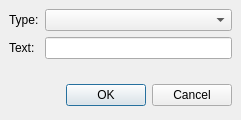
<ui version="4.0" >
 <author></author>
 <comment></comment>
 <exportmacro></exportmacro>
 <class>Mood</class>
 <widget class="QDialog" name="Mood" >
  <property name="geometry" >
   <rect>
    <x>0</x>
    <y>0</y>
    <width>241</width>
    <height>120</height>
   </rect>
  </property>
  <property name="windowTitle" >
   <string>Set Mood</string>
  </property>
  <layout class="QVBoxLayout" >
   <property name="margin" >
    <number>9</number>
   </property>
   <property name="spacing" >
    <number>6</number>
   </property>
   <item>
    <layout class="QGridLayout" >
     <property name="margin" >
      <number>0</number>
     </property>
     <property name="spacing" >
      <number>6</number>
     </property>
     <item row="0" column="1" >
      <widget class="QComboBox" name="cb_type" />
     </item>
     <item row="0" column="0" >
      <widget class="QLabel" name="label" >
       <property name="text" >
        <string>Type:</string>
       </property>
      </widget>
     </item>
     <item row="1" column="1" >
      <widget class="QLineEdit" name="le_text" />
     </item>
     <item row="1" column="0" >
      <widget class="QLabel" name="label_2" >
       <property name="text" >
        <string>Text:</string>
       </property>
      </widget>
     </item>
    </layout>
   </item>
   <item>
    <spacer>
     <property name="orientation" >
      <enum>Qt::Vertical</enum>
     </property>
     <property name="sizeHint" >
      <size>
       <width>20</width>
       <height>31</height>
      </size>
     </property>
    </spacer>
   </item>
   <item>
    <layout class="QHBoxLayout" >
     <property name="margin" >
      <number>0</number>
     </property>
     <property name="spacing" >
      <number>6</number>
     </property>
     <item>
      <spacer>
       <property name="orientation" >
        <enum>Qt::Horizontal</enum>
       </property>
       <property name="sizeHint" >
        <size>
         <width>131</width>
         <height>31</height>
        </size>
       </property>
      </spacer>
     </item>
     <item>
      <widget class="QPushButton" name="pb_ok" >
       <property name="text" >
        <string>OK</string>
       </property>
      </widget>
     </item>
     <item>
      <widget class="QPushButton" name="pb_cancel" >
       <property name="text" >
        <string>Cancel</string>
       </property>
      </widget>
     </item>
    </layout>
   </item>
  </layout>
 </widget>
 <pixmapfunction></pixmapfunction>
 <resources/>
</ui>
